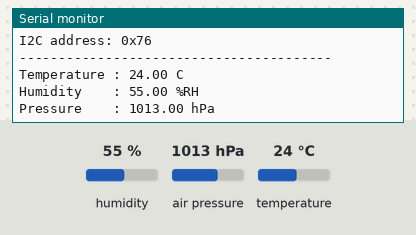
Bench run of a program on a simulated ESP32. Shown: the last lines printed to the serial monitor. Wiring (inferred from the names in the program): BME280 sensor at I2C address 0x76. The test bench sets the inputs (shaded band); at power-on: humidity 55 %, air pressure 1013 hPa, temperature 24 °C.

Above: at 2.4 s.
2.5 s: humidity set to 22 %
At 4.1 s:
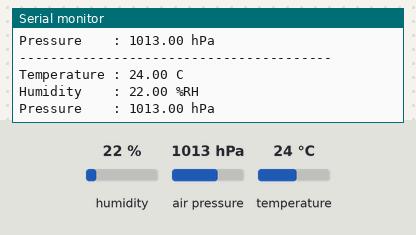
5.2 s: air pressure set to 952 hPa
At 5.6 s:
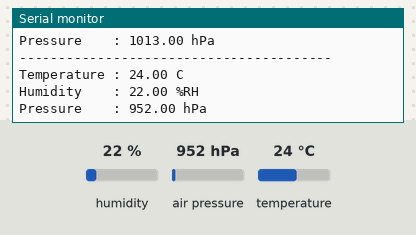
7.9 s: temperature set to 12 °C
At 9.9 s:
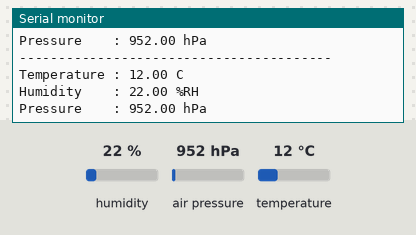
Timing chart, 0 to 11.4 s (numbered marks = the images above; inputs shaded):
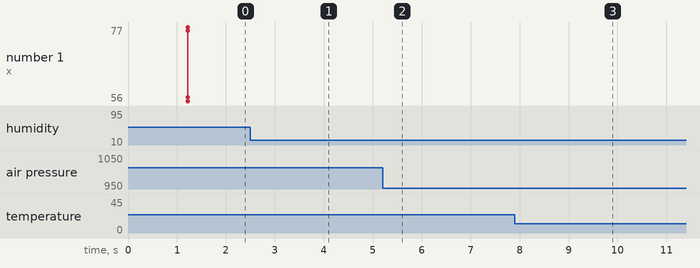

The program:

main.cpp
```cpp
/*
 * Aquarius v0.0.1 — Environmental sensor hardware test
 *
 * Target:
 *   ESP32-2432S028R / CYD V3
 *
 * Wiring:
 *   CYD 3.3V  -> sensor VCC
 *   CYD GND   -> sensor GND
 *   CYD IO22  -> sensor SDA
 *   CYD IO27  -> sensor SCL
 *
 * The sketch:
 *   1. Scans the I2C bus.
 *   2. Reads the Bosch chip ID.
 *   3. Tries both common addresses: 0x76 and 0x77.
 *   4. Supports genuine BME280 and BMP280 modules.
 *   5. Prints readings every two seconds.
 */

#include <Arduino.h>
#include <Wire.h>
#include <Adafruit_Sensor.h>
#include <Adafruit_BME280.h>
#include <Adafruit_BMP280.h>

namespace {
constexpr uint8_t SDA_PIN = 22;
constexpr uint8_t SCL_PIN = 27;

constexpr uint8_t ADDRESS_76 = 0x76;
constexpr uint8_t ADDRESS_77 = 0x77;

constexpr uint8_t CHIP_ID_REGISTER = 0xD0;
constexpr uint8_t BME280_CHIP_ID = 0x60;
constexpr uint8_t BMP280_CHIP_ID_1 = 0x56;
constexpr uint8_t BMP280_CHIP_ID_2 = 0x57;
constexpr uint8_t BMP280_CHIP_ID_3 = 0x58;

constexpr unsigned long READ_INTERVAL_MS = 2000;

Adafruit_BME280 bme;
Adafruit_BMP280 bmp;

enum class SensorType {
  None,
  BME280,
  BMP280
};

SensorType sensorType = SensorType::None;
uint8_t sensorAddress = 0;
unsigned long lastReadMs = 0;

bool addressResponds(uint8_t address) {
  Wire.beginTransmission(address);
  return Wire.endTransmission() == 0;
}

uint8_t readRegister(uint8_t address, uint8_t reg) {
  Wire.beginTransmission(address);
  Wire.write(reg);

  if (Wire.endTransmission(false) != 0) {
    return 0xFF;
  }

  const uint8_t received = Wire.requestFrom(
      static_cast<int>(address),
      1,
      static_cast<int>(true));

  if (received != 1 || !Wire.available()) {
    return 0xFF;
  }

  return Wire.read();
}

void scanI2cBus() {
  Serial.println();
  Serial.println(F("Scanning I2C bus..."));

  uint8_t count = 0;

  for (uint8_t address = 1; address < 127; ++address) {
    Wire.beginTransmission(address);
    const uint8_t error = Wire.endTransmission();

    if (error == 0) {
      Serial.printf("  Device found at 0x%02X\n", address);
      ++count;
    }
  }

  if (count == 0) {
    Serial.println(F("  No I2C devices found."));
  }
}

bool initialiseAtAddress(uint8_t address) {
  if (!addressResponds(address)) {
    return false;
  }

  const uint8_t chipId = readRegister(address, CHIP_ID_REGISTER);

  Serial.printf(
      "Device at 0x%02X reports chip ID 0x%02X\n",
      address,
      chipId);

  if (chipId == BME280_CHIP_ID) {
    if (!bme.begin(address, &Wire)) {
      Serial.println(F("BME280 chip recognised, but library initialisation failed."));
      return false;
    }

    sensorType = SensorType::BME280;
    sensorAddress = address;
    return true;
  }

  if (chipId == BMP280_CHIP_ID_1 ||
      chipId == BMP280_CHIP_ID_2 ||
      chipId == BMP280_CHIP_ID_3) {
    if (!bmp.begin(address)) {
      Serial.println(F("BMP280 chip recognised, but library initialisation failed."));
      return false;
    }

    sensorType = SensorType::BMP280;
    sensorAddress = address;
    return true;
  }

  Serial.println(F("The device is not recognised as a BME280 or BMP280."));
  return false;
}

bool initialiseSensor() {
  if (initialiseAtAddress(ADDRESS_76)) {
    return true;
  }

  if (initialiseAtAddress(ADDRESS_77)) {
    return true;
  }

  sensorType = SensorType::None;
  sensorAddress = 0;
  return false;
}

void printHeader() {
  Serial.println();
  Serial.println(F("========================================"));
  Serial.println(F(" AQUARIUS v0.0.1"));
  Serial.println(F(" CYD environmental sensor hardware test"));
  Serial.println(F("========================================"));
  Serial.printf("I2C SDA: GPIO %u\n", SDA_PIN);
  Serial.printf("I2C SCL: GPIO %u\n", SCL_PIN);
}

void printSensorDetected() {
  Serial.println();
  Serial.println(F("Sensor initialised successfully."));

  if (sensorType == SensorType::BME280) {
    Serial.println(F("Type: BME280"));
    Serial.println(F("Measurements: temperature, humidity, pressure"));
  } else if (sensorType == SensorType::BMP280) {
    Serial.println(F("Type: BMP280"));
    Serial.println(F("Measurements: temperature and pressure only"));
    Serial.println(F("Humidity is not supported by this chip."));
  }

  Serial.printf("I2C address: 0x%02X\n", sensorAddress);
  Serial.println();
}

void printTroubleshooting() {
  Serial.println();
  Serial.println(F("No compatible sensor was initialised."));
  Serial.println(F("Check the following:"));
  Serial.println(F("  CYD 3.3V -> VCC"));
  Serial.println(F("  CYD GND  -> GND"));
  Serial.println(F("  CYD IO22 -> SDA"));
  Serial.println(F("  CYD IO27 -> SCL"));
  Serial.println(F("If the module still is not detected:"));
  Serial.println(F("  Tie CSB to 3.3V to force I2C mode."));
  Serial.println(F("  Tie SDO to GND for address 0x76,"));
  Serial.println(F("  or tie SDO to 3.3V for address 0x77."));
}

void printReadings() {
  Serial.println(F("----------------------------------------"));

  if (sensorType == SensorType::BME280) {
    const float temperatureC = bme.readTemperature();
    const float humidityPct = bme.readHumidity();
    const float pressureHpa = bme.readPressure() / 100.0F;

    if (isnan(temperatureC) || isnan(humidityPct) || isnan(pressureHpa)) {
      Serial.println(F("Sensor returned an invalid reading."));
      return;
    }

    Serial.printf("Temperature : %.2f C\n", temperatureC);
    Serial.printf("Humidity    : %.2f %%RH\n", humidityPct);
    Serial.printf("Pressure    : %.2f hPa\n", pressureHpa);
    return;
  }

  if (sensorType == SensorType::BMP280) {
    const float temperatureC = bmp.readTemperature();
    const float pressureHpa = bmp.readPressure() / 100.0F;

    if (isnan(temperatureC) || isnan(pressureHpa)) {
      Serial.println(F("Sensor returned an invalid reading."));
      return;
    }

    Serial.printf("Temperature : %.2f C\n", temperatureC);
    Serial.println(F("Humidity    : unavailable (BMP280)"));
    Serial.printf("Pressure    : %.2f hPa\n", pressureHpa);
  }
}
}  // namespace

void setup() {
  Serial.begin(115200);
  delay(1200);

  printHeader();

  Wire.begin(SDA_PIN, SCL_PIN);
  Wire.setClock(100000);

  scanI2cBus();

  if (!initialiseSensor()) {
    printTroubleshooting();
    return;
  }

  printSensorDetected();
  printReadings();
  lastReadMs = millis();
}

void loop() {
  if (sensorType == SensorType::None) {
    delay(1000);
    return;
  }

  const unsigned long now = millis();

  if (now - lastReadMs >= READ_INTERVAL_MS) {
    lastReadMs = now;
    printReadings();
  }
}
```

Measured:
- after the input at 2.5 s, the serial monitor: prints a new line after 0.75 s (image 1)
- after the input at 5.2 s, the serial monitor: prints a new line after 0.05 s (image 2)
- after the input at 7.9 s, the serial monitor: prints a new line after 1.3 s (image 3)
